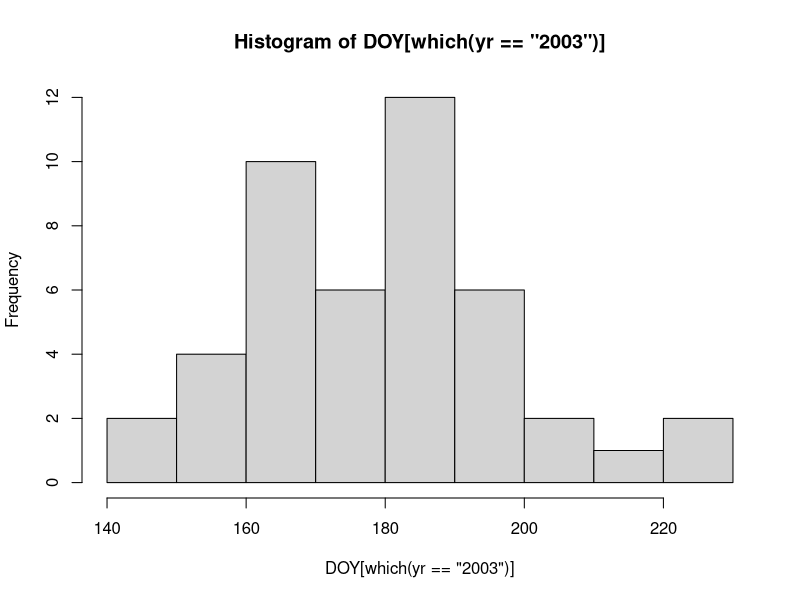

Write R code to recreate this figure. (Note: this script raises an error after producing the figure.)
blightdat<-read.csv(here::here("tmp" , "PLB Outbreaks no oakpark.csv") , head=TRUE)
head(blightdat)
summary(blightdat)
attach(blightdat)
+#+---plot the cumulative outbreaks per year---------+
hist2005<-hist(DOY[which(yr=="2003")])
plot(DOY[which(yr=="2003")],cumulative[which(yr=="2003")], ty="b",
    pch=19, col="darkblue", cex=1.5,
    xlab="day of year", ylab="cumulative number of reports")
plot(DOY[which(yr=="2004")],cumulative[which(yr=="2004")], ty="b",
    pch=19, col="darkblue", cex=1.5,
    xlab="day of year", ylab="cumulative number of reports")
plot(DOY[which(yr=="2005")],cumulative[which(yr=="2005")], ty="b",
     pch=19, col="darkblue", cex=1.5,
     xlab="day of year", ylab="cumulative number of reports")
plot(DOY[which(yr=="2006")],cumulative[which(yr=="2006")], ty="b",
     pch=19, col="darkblue", cex=1.5,
     xlab="day of year", ylab="cumulative number of reports")
plot(DOY[which(yr=="2007")],cumulative[which(yr=="2007")], ty="b",
     pch=19, col="darkblue", cex=1.5,
     xlab="day of year", ylab="cumulative number of reports")
plot(DOY[which(yr=="2008")],cumulative[which(yr=="2008")], ty="b",
     pch=19, col="darkblue", cex=1.5,
     xlab="day of year", ylab="cumulative number of reports")
plot(DOY[which(yr=="2009")],cumulative[which(yr=="2009")], ty="b",
     pch=19, col="darkblue", cex=1.5,
     xlab="day of year", ylab="cumulative number of reports")
plot(DOY[which(yr=="2010")],cumulative[which(yr=="2010")], ty="b",
     pch=19, col="darkblue", cex=1.5,
     xlab="day of year", ylab="cumulative number of reports")
plot(DOY[which(yr=="2011")],cumulative[which(yr=="2011")], ty="b",
     pch=19, col="darkblue", cex=1.5,
     xlab="day of year", ylab="cumulative number of reports")
plot(DOY[which(yr=="2012")],cumulative[which(yr=="2012")], ty="b",
     pch=19, col="darkblue", cex=1.5,
     xlab="day of year", ylab="cumulative number of reports")
plot(DOY[which(yr=="2013")],cumulative[which(yr=="2013")], ty="b",
     pch=19, col="darkblue", cex=1.5,
     xlab="day of year", ylab="cumulative number of reports")
plot(DOY[which(yr=="2014")],cumulative[which(yr=="2014")], ty="b",
     pch=19, col="darkblue", cex=1.5,
     xlab="day of year", ylab="cumulative number of reports")

yr_agg1<-aggregate(DOY~yr, FUN=min) #Julian day of first report
yr_agg2<-aggregate(DOY~yr, FUN=max) #Julian day of last report
yr_agg3<-aggregate(DOY~yr, FUN=length) #number of reports

plot(yr_agg1, ty="b", col="blue", pch=19, cex=1.5)
plot(yr_agg2, ty="b", col="red", pch=19, cex=1.5)
plot(yr_agg2, ty="b", col="red", pch=19, cex=1.5,
     ylim=c(min(yr_agg1[,2]),max(yr_agg2[,2])),
     ylab="Julian day", xlab="year")
points(yr_agg1, ty="b", col="blue", pch=19, cex=1.5)
plot(yr_agg1[,2],yr_agg3[,2], col="red", pch=19, cex=1.5,
     ylim=c(min(yr_agg3[,2]),max(yr_agg3[,2])),
     ylab="Number of reports", xlab="Julian day of first report")

#+------------Regression models-----------+
#simple linear
lm1<-lm(yr_agg3$DOY~yr_agg1$DOY)
summary(lm1)
AIC(lm1)
plot(yr_agg1[,2],yr_agg3[,2], col="red", pch=19, cex=1.5,
     ylim=c(min(yr_agg3[,2]),max(yr_agg3[,2])),
     ylab="Number of reports", xlab="Julian day of first report")
  lines(yr_agg1[,2],lm1$fitted.values, lwd=3, lty=2, col="blue")


correlmat<-cbind(yr_agg1[,2],yr_agg3[,2])
acf(correlmat, type="correlation")

startend<-vector(length=length(yr_agg1[,2])+length(yr_agg3[,2]))
start<-yr_agg1$DOY
end<-yr_agg2$DOY
startend <- rbind(start, end)

plot(startend[1,], startend[2,], pch=19, col="darkblue", cex=1.5)
lm2<-lm(startend[2,]~startend[1,])
summary(lm2)
plot(startend[1,], startend[2,], pch=19, col="darkblue", cex=1.5)
  lines(startend[1,], lm2$fitted.values, col="red", lwd=3, lty=2)
  
  
#+---------Get parameters from Rafael's analysis-------+
logis_parms<-read.csv(here::here("tmp" , "paramter_est_per_year.csv") , head=TRUE)
logis_parms
attach(logis_parms)
plot(xmid, yr_agg3[-8,2], col="red", pch=19, cex=1.5)
plot(xmid, Asym, col="red", pch=19, cex=1.5)
length(yr_agg2[,2])
length(Asym)
yr_agg2
cordat<-cbind(xmid,Asym,yr_agg1[-8,2],yr_agg2[-8,2],yr_agg3[-8,2])
lower.tri(cor(cordat))*cor(cordat)
plot(yr_agg3[-8,2], Asym, col="red", pch=19, cex=1.5)
plot(year2, yr_agg3[-8,2], col="red", ty="b", pch=19, cex=1.5)
  points(year2, Asym, pch=19, ty="b", col="blue", cex=1.5)

#+----------TSA---------------+
#Series are really too short to be doing this, but...
#First on the max value of the raw data

max_arima<-arima(yr_agg3$DOY,order=c(2,1,0))
max_arima
BICmax<-BIC(max_arima) 
BICmax
residmax<-residuals(max_arima)
plot.new()
plot(yr_agg3$yr, residmax, ty="b", lty=3, lwd=2, col="darkblue", pch=19)
armaxfit<-yr_agg3$DOY-residmax
plot(yr_agg3$yr, yr_agg3$DOY, pch=19, col="darkblue")
lines(yr_agg3$yr,armaxfit, ty="l", col="deepskyblue", lty=2, lwd=3)
armax_fcast<-predict(max_arima, n.ahead=5)
armax_fcast$pred
armax_fcvals <- armax_fcast$pred
armax_fc_se <- armax_fcast$se

blightyears<-seq(2015,2019,1)
plot(yr_agg3$yr, yr_agg3$DOY, pch=19, col="darkblue", cex=1.5,
     xlab="year", ylab="blight outbreaks", xlim=c(2004,2020),
     ylim=c(0,max(yr_agg3$DOY)))
  lines(yr_agg3$yr,armaxfit, lty=2, col="blue", lwd=3)
  lines(blightyears,armax_fcvals, lty=2, col="red", lwd=3)
  lines(blightyears,armax_fcvals+2*armax_fc_se, lty=3, lwd=3, col="deepskyblue2")
  lines(blightyears,armax_fcvals-2*armax_fc_se, lty=3, lwd=3, col="deepskyblue2")


